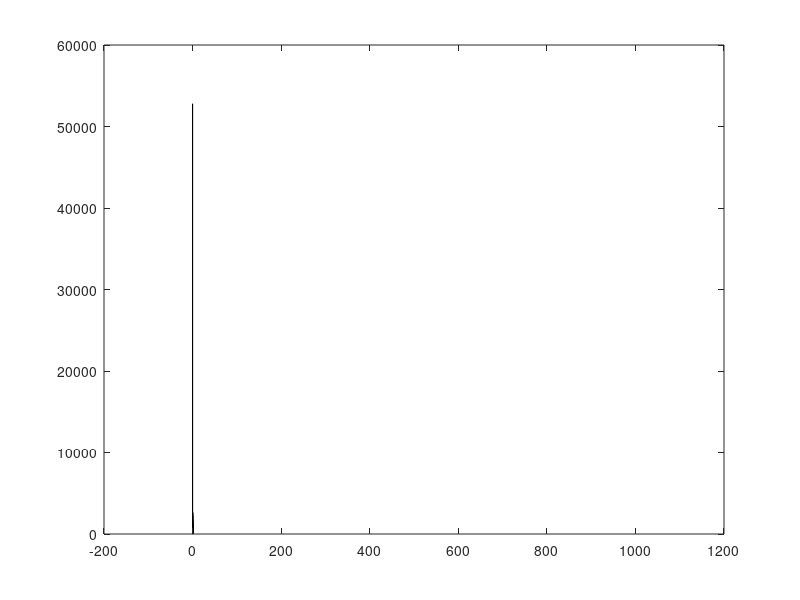
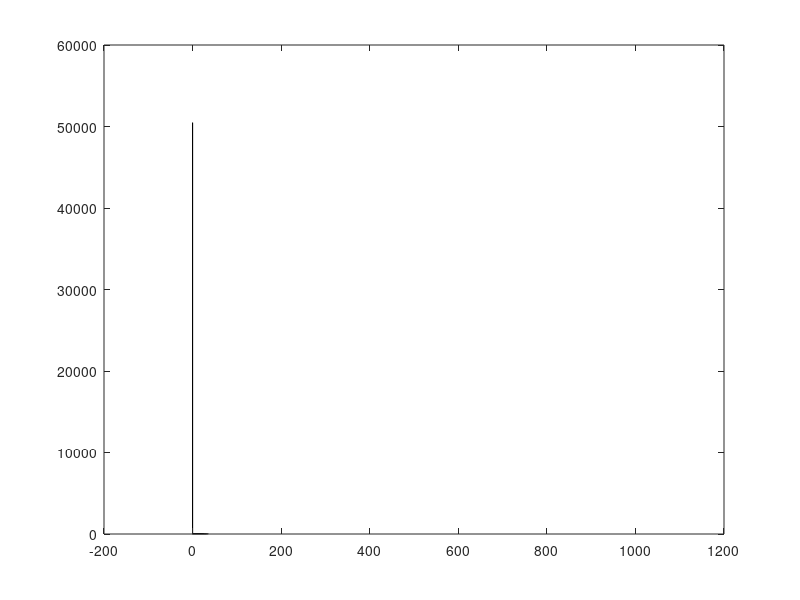

Write MATLAB code to recreate these figures, in order.
close all
x0 = 0;                     %initial condition
k = 3/16;                   %initial condition
h=0.01;
t=0:h:1000;
x=zeros(length(t),1);
y=zeros(length(t),1);
x(1) = x0;
o1 = 0.1;
o2 = 5;
%hold; 

%   EULER
    for i = 1:1:length(t)-1
        x(i+1)=x(i)+h*(-k*x(i))+o1*sqrt(h)*randn;
    end
    for i = 1:1:length(t)-1
        y(i+1)=y(i)+h*(-k*y(i))+o2*sqrt(h)*randn;
    end
    figure(1);
    hist(x,t);
    figure(2);
    hist(y,t)
    %th = t(1):t(end)/(length(y)-1):t(end);
mean_x=mean(x)
std_x=std(x)
mean_y=mean(y)
std_y=std(y)
    %plot(th,y)



%hold off